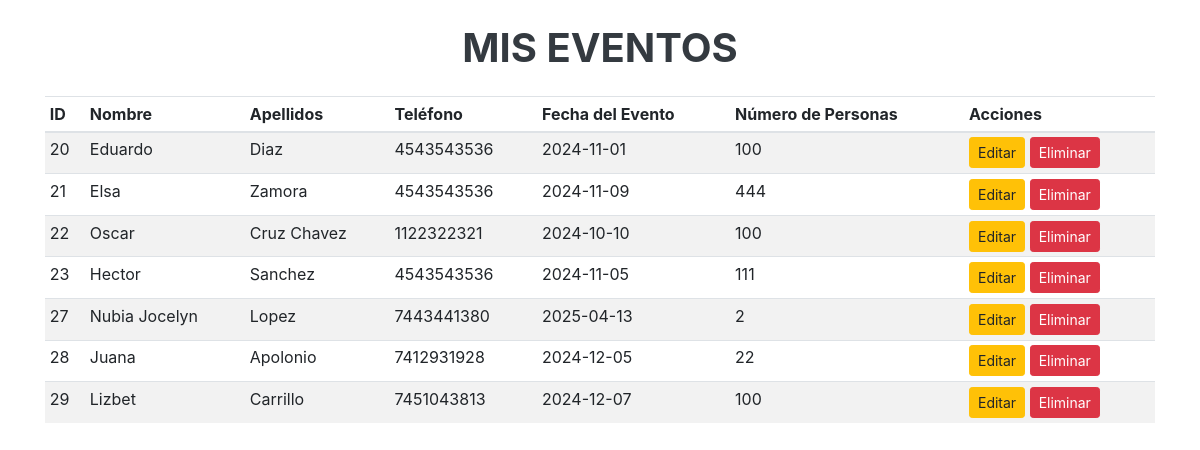
/usuarios/admin/eventos.php, run on the app's committed database.
### tables this page shows
CREATE TABLE `evento` (
  `id` int(11) NOT NULL,
  `fecha_evento` date DEFAULT NULL,
  `num_personas` int(11) DEFAULT NULL,
  `id_cliente` int(11) DEFAULT NULL
);

CREATE TABLE `cliente` (
  `id` int(11) NOT NULL,
  `nombre` varchar(100) DEFAULT NULL,
  `apellidos` varchar(100) DEFAULT NULL,
  `telefono` varchar(15) DEFAULT NULL
);

### usuarios/admin/eventos.php (the view, shortened to what this page needs)
<?php
include("../../database/conexion.php");
function obtenerTodosLosEventos()
{
    global $conexion;
    try {
        $consulta = "
            SELECT
                e.id,
                c.nombre,
                c.apellidos,
                c.telefono,
                e.fecha_evento,
                e.num_personas
            FROM
                evento e
            JOIN
                cliente c ON e.id_cliente = c.id
        ";
        $stmt = $conexion->query($consulta);
        $eventos = $stmt->fetchAll(PDO::FETCH_ASSOC);
        return $eventos;
    } catch (PDOException $e) {
        echo 'Error al obtener eventos: ' . $e->getMessage() . ' en la línea ' . $e->getLine();
        return array();
    }
}
$registrosPorPagina = 10;
$totalRegistros = count(obtenerTodosLosEventos());
$paginaActual = isset($_GET['pagina']) ? $_GET['pagina'] : 1;
$indiceInicial = ($paginaActual - 1) * $registrosPorPagina;
$eventos = obtenerTodosLosEventos();
$eventosPaginados = array_slice($eventos, $indiceInicial, $registrosPorPagina);
?>
<!DOCTYPE html>
<html lang="es">
<head>
    <link href="https://maxcdn.bootstrapcdn.com/bootstrap/4.5.2/css/bootstrap.min.css" rel="stylesheet">
</head>
<body class="fondo">
    <div class="container">
        <h1 class="text-center text-dark font-weight-bold my-4">MIS EVENTOS</h1>
        <div id="eventos-container" class="table-responsive table-background">
            <table class="table table-striped table-sm table-spacing">
                <thead>
                    <tr>
                        <th>ID</th>
                        <th>Nombre</th>
                        <th>Apellidos</th>
                        <th>Teléfono</th>
                        <th>Fecha del Evento</th>
                        <th>Número de Personas</th>
                        <th>Acciones</th>
                    </tr>
                </thead>
                <tbody id="eventos-body">
                    <?php foreach ($eventosPaginados as $evento) : ?>
                        <tr>
                            <td><?php echo $evento['id']; ?></td>
                            <td><?php echo $evento['nombre']; ?></td>
                            <td><?php echo $evento['apellidos']; ?></td>
                            <td><?php echo $evento['telefono']; ?></td>
                            <td><?php echo $evento['fecha_evento']; ?></td>
                            <td><?php echo $evento['num_personas']; ?></td>
                            <td>
                                <a href="editar_evento.php?id=<?php echo $evento['id']; ?>" class="btn btn-warning btn-sm">Editar</a>
                                <a href="eliminar_evento.php?id=<?php echo $evento['id']; ?>" class="btn btn-danger btn-sm" onclick="return confirm('¿Estás seguro de que deseas eliminar este evento?');">Eliminar</a>
                            </td>
                        </tr>
                    <?php endforeach; ?>
                </tbody>
            </table>
        </div>
    </div>
</body>
</html>

### data on the page
evento: id "20", id_cliente.nombre "Eduardo", id_cliente.apellidos "Diaz", id_cliente.telefono "4543543536", fecha_evento "2024-11-01", num_personas "100"
evento: id "21", id_cliente.nombre "Elsa", id_cliente.apellidos "Zamora", id_cliente.telefono "4543543536", fecha_evento "2024-11-09", num_personas "444"
evento: id "22", id_cliente.nombre "Oscar", id_cliente.apellidos "Cruz Chavez", id_cliente.telefono "1122322321", fecha_evento "2024-10-10", num_personas "100"
evento: id "23", id_cliente.nombre "Hector", id_cliente.apellidos "Sanchez", id_cliente.telefono "4543543536", fecha_evento "2024-11-05", num_personas "111"
evento: id "27", id_cliente.nombre "Nubia Jocelyn", id_cliente.apellidos "Lopez", id_cliente.telefono "7443441380", fecha_evento "2025-04-13", num_personas "2"
evento: id "28", id_cliente.nombre "Juana", id_cliente.apellidos "Apolonio", id_cliente.telefono "7412931928", fecha_evento "2024-12-05", num_personas "22"
evento: id "29", id_cliente.nombre "Lizbet", id_cliente.apellidos "Carrillo", id_cliente.telefono "7451043813", fecha_evento "2024-12-07", num_personas "100"
